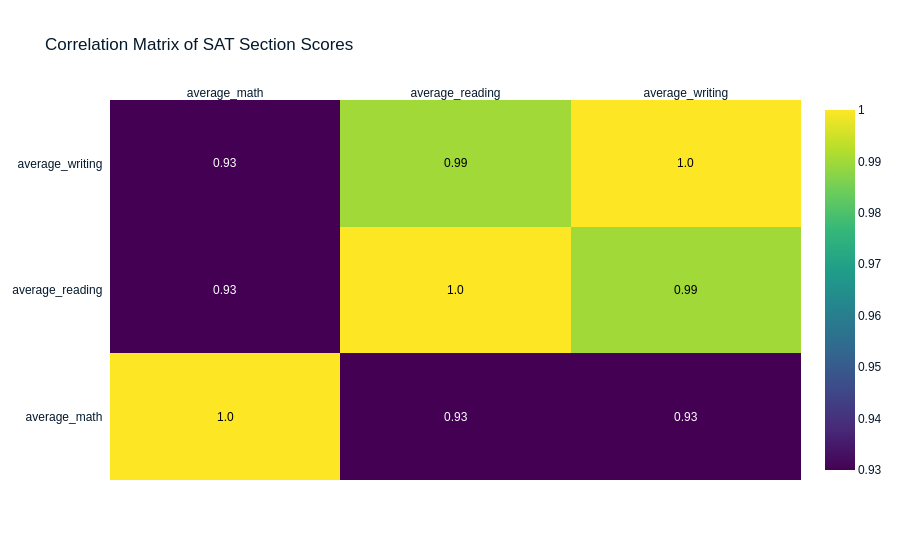

Notebook cell for this chart:
### Markdown cell above
### Borough with the Most Variation in SAT Scores

The table and print statement above identify the borough with the highest standard deviation in SAT scores, indicating the greatest variation among its schools.

Finally, let's explore the relationships between the different SAT sections.

### Code cell
# Display the correlation matrix between SAT sections
display(correlation_matrix)

# Plot a heatmap of the correlation matrix
import plotly.figure_factory as ff 
import numpy as np

# Round values to 2 decimal places for cleaner annotations
z = np.round(correlation_matrix.values, 2) 
x = correlation_matrix.columns.tolist() 
y = correlation_matrix.columns.tolist()

# Define the figure and update its layout on separate lines
fig = ff.create_annotated_heatmap(z, x=x, y=y, colorscale='Viridis', showscale=True) 
fig.update_layout(title_text="Correlation Matrix of SAT Section Scores") 
fig.show()

### Figure 1 — Plotly figure (JSON) as saved in the notebook; plotly's stock layout.template omitted (floating-point values rounded to 4 significant figures)
{"data": [{"colorscale": [[0, "#440154"], [0.1111, "#482878"], [0.2222, "#3e4989"], [0.3333, "#31688e"], [0.4444, "#26828e"], [0.5556, "#1f9e89"], [0.6667, "#35b779"], [0.7778, "#6ece58"], [0.8889, "#b5de2b"], [1, "#fde725"]], "reversescale": false, "showscale": true, "x": ["average_math", "average_reading", "average_writing"], "y": ["average_math", "average_reading", "average_writing"], "z": [[1, 0.93, 0.93], [0.93, 1, 0.99], [0.93, 0.99, 1]], "type": "heatmap"}], "layout": {"annotations": [{"font": {"color": "#000000"}, "showarrow": false, "text": "1.0", "x": "average_math", "xref": "x", "y": "average_math", "yref": "y"}, {"font": {"color": "#FFFFFF"}, "showarrow": false, "text": "0.93", "x": "average_reading", "xref": "x", "y": "average_math", "yref": "y"}, {"font": {"color": "#FFFFFF"}, "showarrow": false, "text": "0.93", "x": "average_writing", "xref": "x", "y": "average_math", "yref": "y"}, {"font": {"color": "#FFFFFF"}, "showarrow": false, "text": "0.93", "x": "average_math", "xref": "x", "y": "average_reading", "yref": "y"}, {"font": {"color": "#000000"}, "showarrow": false, "text": "1.0", "x": "average_reading", "xref": "x", "y": "average_reading", "yref": "y"}, {"font": {"color": "#000000"}, "showarrow": false, "text": "0.99", "x": "average_writing", "xref": "x", "y": "average_reading", "yref": "y"}, {"font": {"color": "#FFFFFF"}, "showarrow": false, "text": "0.93", "x": "average_math", "xref": "x", "y": "average_writing", "yref": "y"}, {"font": {"color": "#000000"}, "showarrow": false, "text": "0.99", "x": "average_reading", "xref": "x", "y": "average_writing", "yref": "y"}, {"font": {"color": "#000000"}, "showarrow": false, "text": "1.0", "x": "average_writing", "xref": "x", "y": "average_writing", "yref": "y"}], "xaxis": {"dtick": 1, "gridcolor": "rgb(0, 0, 0)", "side": "top", "ticks": ""}, "yaxis": {"dtick": 1, "ticks": "", "ticksuffix": "  "}, "title": {"text": "Correlation Matrix of SAT Section Scores"}}}
